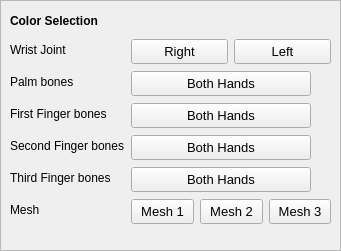
    <widget class="QFrame" name="frame">
     <property name="geometry">
      <rect>
       <x>890</x>
       <y>200</y>
       <width>341</width>
       <height>251</height>
      </rect>
     </property>
     <property name="frameShape">
      <enum>QFrame::StyledPanel</enum>
     </property>
     <property name="frameShadow">
      <enum>QFrame::Raised</enum>
     </property>
     <widget class="QWidget" name="layoutWidget">
      <property name="geometry">
       <rect>
        <x>10</x>
        <y>36</y>
        <width>321</width>
        <height>201</height>
       </rect>
      </property>
      <layout class="QGridLayout" name="gridLayout_3">
       <property name="leftMargin">
        <number>0</number>
       </property>
       <property name="bottomMargin">
        <number>8</number>
       </property>
       <item row="4" column="0">
        <widget class="QLabel" name="label_5">
         <property name="text">
          <string>Second Finger bones</string>
         </property>
        </widget>
       </item>
       <item row="2" column="0">
        <widget class="QLabel" name="label_3">
         <property name="text">
          <string>Palm bones</string>
         </property>
        </widget>
       </item>
       <item row="2" column="1">
        <widget class="QPushButton" name="myButtonColor__Hand">
         <property name="sizePolicy">
          <sizepolicy hsizetype="Fixed" vsizetype="Fixed">
           <horstretch>0</horstretch>
           <verstretch>0</verstretch>
          </sizepolicy>
         </property>
         <property name="minimumSize">
          <size>
           <width>0</width>
           <height>25</height>
          </size>
         </property>
         <property name="maximumSize">
          <size>
           <width>180</width>
           <height>20</height>
          </size>
         </property>
         <property name="font">
          <font>
           <pointsize>10</pointsize>
           <weight>50</weight>
           <bold>false</bold>
          </font>
         </property>
         <property name="focusPolicy">
          <enum>Qt::NoFocus</enum>
         </property>
         <property name="toolTip">
          <string>Click to change color</string>
         </property>
         <property name="text">
          <string>Both Hands</string>
         </property>
        </widget>
       </item>
       <item row="4" column="1">
        <widget class="QPushButton" name="myButtonColor__1">
         <property name="sizePolicy">
          <sizepolicy hsizetype="Fixed" vsizetype="Fixed">
           <horstretch>0</horstretch>
           <verstretch>0</verstretch>
          </sizepolicy>
         </property>
         <property name="minimumSize">
          <size>
           <width>0</width>
           <height>25</height>
          </size>
         </property>
         <property name="maximumSize">
          <size>
           <width>180</width>
           <height>20</height>
          </size>
         </property>
         <property name="font">
          <font>
           <pointsize>10</pointsize>
           <weight>50</weight>
           <bold>false</bold>
          </font>
         </property>
         <property name="focusPolicy">
          <enum>Qt::NoFocus</enum>
         </property>
         <property name="toolTip">
          <string>Click to change color</string>
         </property>
         <property name="text">
          <string>Both Hands</string>
         </property>
        </widget>
       </item>
       <item row="1" column="0">
        <widget class="QLabel" name="label_2">
         <property name="text">
          <string>Wrist Joint</string>
         </property>
        </widget>
       </item>
       <item row="5" column="1">
        <widget class="QPushButton" name="myButtonColor__2">
         <property name="sizePolicy">
          <sizepolicy hsizetype="Fixed" vsizetype="Fixed">
           <horstretch>0</horstretch>
           <verstretch>0</verstretch>
          </sizepolicy>
         </property>
         <property name="minimumSize">
          <size>
           <width>0</width>
           <height>25</height>
          </size>
         </property>
         <property name="maximumSize">
          <size>
           <width>180</width>
           <height>20</height>
          </size>
         </property>
         <property name="font">
          <font>
           <pointsize>10</pointsize>
           <weight>50</weight>
           <bold>false</bold>
          </font>
         </property>
         <property name="focusPolicy">
          <enum>Qt::NoFocus</enum>
         </property>
         <property name="toolTip">
          <string>Click to change color</string>
         </property>
         <property name="text">
          <string>Both Hands</string>
         </property>
        </widget>
       </item>
       <item row="1" column="1">
        <layout class="QGridLayout" name="gridLayout_4">
         <item row="0" column="0">
          <widget class="QPushButton" name="myButtonColor_Right">
           <property name="sizePolicy">
            <sizepolicy hsizetype="Fixed" vsizetype="Fixed">
             <horstretch>0</horstretch>
             <verstretch>0</verstretch>
            </sizepolicy>
           </property>
           <property name="minimumSize">
            <size>
             <width>40</width>
             <height>25</height>
            </size>
           </property>
           <property name="maximumSize">
            <size>
             <width>100</width>
             <height>20</height>
            </size>
           </property>
           <property name="font">
            <font>
             <pointsize>10</pointsize>
             <weight>50</weight>
             <bold>false</bold>
            </font>
           </property>
           <property name="focusPolicy">
            <enum>Qt::NoFocus</enum>
           </property>
           <property name="toolTip">
            <string>Click to change color</string>
           </property>
           <property name="text">
            <string>Right</string>
           </property>
          </widget>
         </item>
         <item row="0" column="1">
          <widget class="QPushButton" name="myButtonColor_Left">
           <property name="sizePolicy">
            <sizepolicy hsizetype="Fixed" vsizetype="Fixed">
             <horstretch>0</horstretch>
             <verstretch>0</verstretch>
            </sizepolicy>
           </property>
           <property name="minimumSize">
            <size>
             <width>40</width>
             <height>25</height>
            </size>
           </property>
           <property name="maximumSize">
            <size>
             <width>100</width>
             <height>20</height>
            </size>
           </property>
           <property name="font">
            <font>
             <pointsize>10</pointsize>
             <weight>50</weight>
             <bold>false</bold>
            </font>
           </property>
           <property name="focusPolicy">
            <enum>Qt::NoFocus</enum>
           </property>
           <property name="toolTip">
            <string>Click to change color</string>
           </property>
           <property name="text">
            <string>Left</string>
           </property>
          </widget>
         </item>
        </layout>
       </item>
       <item row="3" column="0">
        <widget class="QLabel" name="label_4">
         <property name="text">
          <string>First Finger bones</string>
         </property>
        </widget>
       </item>
       <item row="6" column="0">
        <widget class="QLabel" name="label_7">
         <property name="text">
          <string>Mesh</string>
         </property>
        </widget>
       </item>
       <item row="3" column="1">
        <widget class="QPushButton" name="myButtonColor__0">
         <property name="sizePolicy">
          <sizepolicy hsizetype="Fixed" vsizetype="Fixed">
           <horstretch>0</horstretch>
           <verstretch>0</verstretch>
          </sizepolicy>
         </property>
         <property name="minimumSize">
          <size>
           <width>0</width>
           <height>25</height>
          </size>
         </property>
         <property name="maximumSize">
          <size>
           <width>180</width>
           <height>20</height>
          </size>
         </property>
         <property name="font">
          <font>
           <pointsize>10</pointsize>
           <weight>50</weight>
           <bold>false</bold>
          </font>
         </property>
         <property name="focusPolicy">
          <enum>Qt::NoFocus</enum>
         </property>
         <property name="toolTip">
          <string>Click to change color</string>
         </property>
         <property name="text">
          <string>Both Hands</string>
         </property>
        </widget>
       </item>
       <item row="6" column="1">
        <layout class="QGridLayout" name="gridLayout_5">
         <item row="0" column="0">
          <widget class="QPushButton" name="myButtonColor_Mesh1">
           <property name="sizePolicy">
            <sizepolicy hsizetype="Fixed" vsizetype="Fixed">
             <horstretch>0</horstretch>
             <verstretch>0</verstretch>
            </sizepolicy>
           </property>
           <property name="minimumSize">
            <size>
             <width>0</width>
             <height>25</height>
            </size>
           </property>
           <property name="maximumSize">
            <size>
             <width>170</width>
             <height>20</height>
            </size>
           </property>
           <property name="font">
            <font>
             <pointsize>10</pointsize>
             <weight>50</weight>
             <bold>false</bold>
            </font>
           </property>
           <property name="focusPolicy">
            <enum>Qt::NoFocus</enum>
           </property>
           <property name="toolTip">
            <string>Click to change color</string>
           </property>
           <property name="text">
            <string>Mesh 1</string>
           </property>
          </widget>
         </item>
         <item row="0" column="1">
          <widget class="QPushButton" name="myButtonColor_Mesh2">
           <property name="sizePolicy">
            <sizepolicy hsizetype="Fixed" vsizetype="Fixed">
             <horstretch>0</horstretch>
             <verstretch>0</verstretch>
            </sizepolicy>
           </property>
           <property name="minimumSize">
            <size>
             <width>0</width>
             <height>25</height>
            </size>
           </property>
           <property name="maximumSize">
            <size>
             <width>170</width>
             <height>20</height>
            </size>
           </property>
           <property name="font">
            <font>
             <pointsize>10</pointsize>
             <weight>50</weight>
             <bold>false</bold>
            </font>
           </property>
           <property name="focusPolicy">
            <enum>Qt::NoFocus</enum>
           </property>
           <property name="toolTip">
            <string>Click to change color</string>
           </property>
           <property name="text">
            <string>Mesh 2</string>
           </property>
          </widget>
         </item>
         <item row="0" column="2">
          <widget class="QPushButton" name="myButtonColor_Mesh3">
           <property name="sizePolicy">
            <sizepolicy hsizetype="Fixed" vsizetype="Fixed">
             <horstretch>0</horstretch>
             <verstretch>0</verstretch>
            </sizepolicy>
           </property>
           <property name="minimumSize">
            <size>
             <width>0</width>
             <height>25</height>
            </size>
           </property>
           <property name="maximumSize">
            <size>
             <width>170</width>
             <height>20</height>
            </size>
           </property>
           <property name="font">
            <font>
             <pointsize>10</pointsize>
             <weight>50</weight>
             <bold>false</bold>
            </font>
           </property>
           <property name="focusPolicy">
            <enum>Qt::NoFocus</enum>
           </property>
           <property name="toolTip">
            <string>Click to change color</string>
           </property>
           <property name="text">
            <string>Mesh 3</string>
           </property>
          </widget>
         </item>
        </layout>
       </item>
       <item row="5" column="0">
        <widget class="QLabel" name="label_6">
         <property name="text">
          <string>Third Finger bones</string>
         </property>
        </widget>
       </item>
      </layout>
     </widget>
     <widget class="QLabel" name="label">
      <property name="geometry">
       <rect>
        <x>10</x>
        <y>10</y>
        <width>309</width>
        <height>22</height>
       </rect>
      </property>
      <property name="font">
       <font>
        <weight>75</weight>
        <bold>true</bold>
       </font>
      </property>
      <property name="frameShape">
       <enum>QFrame::NoFrame</enum>
      </property>
      <property name="text">
       <string>Color Selection</string>
      </property>
     </widget>
    </widget>
